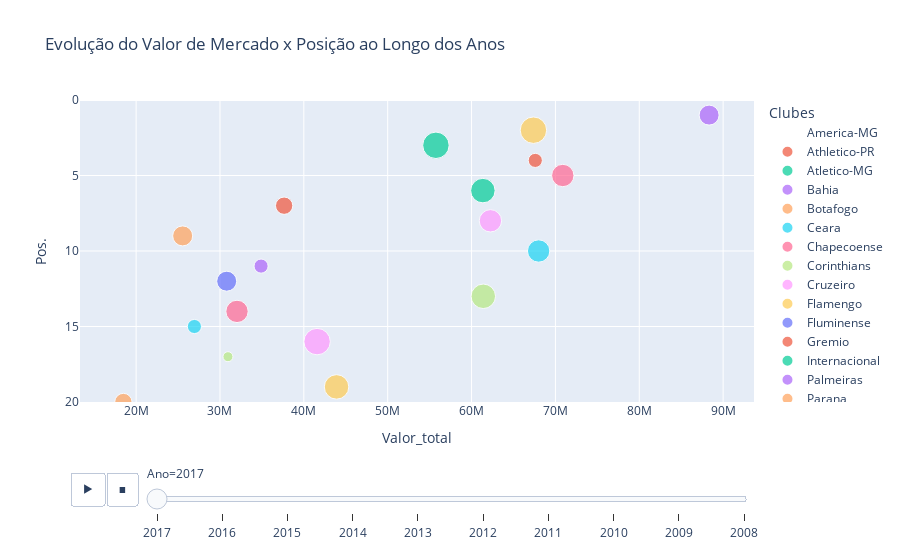

Notebook source saved alongside this figure:
### Markdown cell above
### **Gráfico de dispersão animado** mostrando evolução do valor × posição ao longo dos anos

### Code cell
# 4️⃣ Gráfico de dispersão animado — valor × posição ao longo dos anos
fig = px.scatter(df,
                 x='Valor_total',
                 y='Pos.',
                 animation_frame='Ano',
                 color='Clubes',
                 size='Estrangeiros',
                 hover_name='Clubes',
                 title='Evolução do Valor de Mercado x Posição ao Longo dos Anos',
                 range_y=[20, 0])  # inverte o eixo Y (1 = melhor posição)
fig.show()

### Figure 1 — Plotly figure (JSON) as saved in the notebook; plotly's stock layout.template omitted (floating-point values rounded to 4 significant figures)
{"data": [{"hovertemplate": "<b>%{hovertext}</b><br><br>Clubes=America-MG<br>Ano=2017<br>Valor_total=%{x}<br>Pos.=%{y}<br>Estrangeiros=%{marker.size}<extra></extra>", "hovertext": ["America-MG"], "legendgroup": "America-MG", "marker": {"color": "#636efa", "size": [0], "sizemode": "area", "sizeref": 0.02, "symbol": "circle"}, "mode": "markers", "name": "America-MG", "orientation": "v", "showlegend": true, "type": "scatter", "x": [27350000], "xaxis": "x", "y": [18], "yaxis": "y"}, {"hovertemplate": "<b>%{hovertext}</b><br><br>Clubes=Athletico-PR<br>Ano=2017<br>Valor_total=%{x}<br>Pos.=%{y}<br>Estrangeiros=%{marker.size}<extra></extra>", "hovertext": ["Athletico-PR"], "legendgroup": "Athletico-PR", "marker": {"color": "#EF553B", "size": [3], "sizemode": "area", "sizeref": 0.02, "symbol": "circle"}, "mode": "markers", "name": "Athletico-PR", "orientation": "v", "showlegend": true, "type": "scatter", "x": [37650000], "xaxis": "x", "y": [7], "yaxis": "y"}, {"hovertemplate": "<b>%{hovertext}</b><br><br>Clubes=Atletico-MG<br>Ano=2017<br>Valor_total=%{x}<br>Pos.=%{y}<br>Estrangeiros=%{marker.size}<extra></extra>", "hovertext": ["Atletico-MG"], "legendgroup": "Atletico-MG", "marker": {"color": "#00cc96", "size": [6], "sizemode": "area", "sizeref": 0.02, "symbol": "circle"}, "mode": "markers", "name": "Atletico-MG", "orientation": "v", "showlegend": true, "type": "scatter", "x": [61350000], "xaxis": "x", "y": [6], "yaxis": "y"}, {"hovertemplate": "<b>%{hovertext}</b><br><br>Clubes=Bahia<br>Ano=2017<br>Valor_total=%{x}<br>Pos.=%{y}<br>Estrangeiros=%{marker.size}<extra></extra>", "hovertext": ["Bahia"], "legendgroup": "Bahia", "marker": {"color": "#ab63fa", "size": [2], "sizemode": "area", "sizeref": 0.02, "symbol": "circle"}, "mode": "markers", "name": "Bahia", "orientation": "v", "showlegend": true, "type": "scatter", "x": [34900000], "xaxis": "x", "y": [11], "yaxis": "y"}, {"hovertemplate": "<b>%{hovertext}</b><br><br>Clubes=Botafogo<br>Ano=2017<br>Valor_total=%{x}<br>Pos.=%{y}<br>Estrangeiros=%{marker.size}<extra></extra>", "hovertext": ["Botafogo"], "legendgroup": "Botafogo", "marker": {"color": "#FFA15A", "size": [4], "sizemode": "area", "sizeref": 0.02, "symbol": "circle"}, "mode": "markers", "name": "Botafogo", "orientation": "v", "showlegend": true, "type": "scatter", "x": [25550000], "xaxis": "x", "y": [9], "yaxis": "y"}, {"hovertemplate": "<b>%{hovertext}</b><br><br>Clubes=Ceara<br>Ano=2017<br>Valor_total=%{x}<br>Pos.=%{y}<br>Estrangeiros=%{marker.size}<extra></extra>", "hovertext": ["Ceara"], "legendgroup": "Ceara", "marker": {"color": "#19d3f3", "size": [2], "sizemode": "area", "sizeref": 0.02, "symbol": "circle"}, "mode": "markers", "name": "Ceara", "orientation": "v", "showlegend": true, "type": "scatter", "x": [26950000], "xaxis": "x", "y": [15], "yaxis": "y"}, {"hovertemplate": "<b>%{hovertext}</b><br><br>Clubes=Chapecoense<br>Ano=2017<br>Valor_total=%{x}<br>Pos.=%{y}<br>Estrangeiros=%{marker.size}<extra></extra>", "hovertext": ["Chapecoense"], "legendgroup": "Chapecoense", "marker": {"color": "#FF6692", "size": [5], "sizemode": "area", "sizeref": 0.02, "symbol": "circle"}, "mode": "markers", "name": "Chapecoense", "orientation": "v", "showlegend": true, "type": "scatter", "x": [32030000], "xaxis": "x", "y": [14], "yaxis": "y"}, {"hovertemplate": "<b>%{hovertext}</b><br><br>Clubes=Corinthians<br>Ano=2017<br>Valor_total=%{x}<br>Pos.=%{y}<br>Estrangeiros=%{marker.size}<extra></extra>", "hovertext": ["Corinthians"], "legendgroup": "Corinthians", "marker": {"color": "#B6E880", "size": [6], "sizemode": "area", "sizeref": 0.02, "symbol": "circle"}, "mode": "markers", "name": "Corinthians", "orientation": "v", "showlegend": true, "type": "scatter", "x": [61400000], "xaxis": "x", "y": [13], "yaxis": "y"}, {"hovertemplate": "<b>%{hovertext}</b><br><br>Clubes=Cruzeiro<br>Ano=2017<br>Valor_total=%{x}<br>Pos.=%{y}<br>Estrangeiros=%{marker.size}<extra></extra>", "hovertext": ["Cruzeiro"], "legendgroup": "Cruzeiro", "marker": {"color": "#FF97FF", "size": [5], "sizemode": "area", "sizeref": 0.02, "symbol": "circle"}, "mode": "markers", "name": "Cruzeiro", "orientation": "v", "showlegend": true, "type": "scatter", "x": [62250000], "xaxis": "x", "y": [8], "yaxis": "y"}, {"hovertemplate": "<b>%{hovertext}</b><br><br>Clubes=Flamengo<br>Ano=2017<br>Valor_total=%{x}<br>Pos.=%{y}<br>Estrangeiros=%{marker.size}<extra></extra>", "hovertext": ["Flamengo"], "legendgroup": "Flamengo", "marker": {"color": "#FECB52", "size": [7], "sizemode": "area", "sizeref": 0.02, "symbol": "circle"}, "mode": "markers", "name": "Flamengo", "orientation": "v", "showlegend": true, "type": "scatter", "x": [67380000], "xaxis": "x", "y": [2], "yaxis": "y"}, {"hovertemplate": "<b>%{hovertext}</b><br><br>Clubes=Fluminense<br>Ano=2017<br>Valor_total=%{x}<br>Pos.=%{y}<br>Estrangeiros=%{marker.size}<extra></extra>", "hovertext": ["Fluminense"], "legendgroup": "Fluminense", "marker": {"color": "#636efa", "size": [4], "sizemode": "area", "sizeref": 0.02, "symbol": "circle"}, "mode": "markers", "name": "Fluminense", "orientation": "v", "showlegend": true, "type": "scatter", "x": [30800000], "xaxis": "x", "y": [12], "yaxis": "y"}, {"hovertemplate": "<b>%{hovertext}</b><br><br>Clubes=Gremio<br>Ano=2017<br>Valor_total=%{x}<br>Pos.=%{y}<br>Estrangeiros=%{marker.size}<extra></extra>", "hovertext": ["Gremio"], "legendgroup": "Gremio", "marker": {"color": "#EF553B", "size": [2], "sizemode": "area", "sizeref": 0.02, "symbol": "circle"}, "mode": "markers", "name": "Gremio", "orientation": "v", "showlegend": true, "type": "scatter", "x": [67600000], "xaxis": "x", "y": [4], "yaxis": "y"}, {"hovertemplate": "<b>%{hovertext}</b><br><br>Clubes=Internacional<br>Ano=2017<br>Valor_total=%{x}<br>Pos.=%{y}<br>Estrangeiros=%{marker.size}<extra></extra>", "hovertext": ["Internacional"], "legendgroup": "Internacional", "marker": {"color": "#00cc96", "size": [7], "sizemode": "area", "sizeref": 0.02, "symbol": "circle"}, "mode": "markers", "name": "Internacional", "orientation": "v", "showlegend": true, "type": "scatter", "x": [55750000], "xaxis": "x", "y": [3], "yaxis": "y"}, {"hovertemplate": "<b>%{hovertext}</b><br><br>Clubes=Palmeiras<br>Ano=2017<br>Valor_total=%{x}<br>Pos.=%{y}<br>Estrangeiros=%{marker.size}<extra></extra>", "hovertext": ["Palmeiras"], "legendgroup": "Palmeiras", "marker": {"color": "#ab63fa", "size": [4], "sizemode": "area", "sizeref": 0.02, "symbol": "circle"}, "mode": "markers", "name": "Palmeiras", "orientation": "v", "showlegend": true, "type": "scatter", "x": [88330000], "xaxis": "x", "y": [1], "yaxis": "y"}, {"hovertemplate": "<b>%{hovertext}</b><br><br>Clubes=Parana<br>Ano=2017<br>Valor_total=%{x}<br>Pos.=%{y}<br>Estrangeiros=%{marker.size}<extra></extra>", "hovertext": ["Parana"], "legendgroup": "Parana", "marker": {"color": "#FFA15A", "size": [3], "sizemode": "area", "sizeref": 0.02, "symbol": "circle"}, "mode": "markers", "name": "Parana", "orientation": "v", "showlegend": true, "type": "scatter", "x": [18480000], "xaxis": "x", "y": [20], "yaxis": "y"}, {"hovertemplate": "<b>%{hovertext}</b><br><br>Clubes=Santos<br>Ano=2017<br>Valor_total=%{x}<br>Pos.=%{y}<br>Estrangeiros=%{marker.size}<extra></extra>", "hovertext": ["Santos"], "legendgroup": "Santos", "marker": {"color": "#19d3f3", "size": [5], "sizemode": "area", "sizeref": 0.02, "symbol": "circle"}, "mode": "markers", "name": "Santos", "orientation": "v", "showlegend": true, "type": "scatter", "x": [68000000], "xaxis": "x", "y": [10], "yaxis": "y"}, {"hovertemplate": "<b>%{hovertext}</b><br><br>Clubes=Sao Paulo<br>Ano=2017<br>Valor_total=%{x}<br>Pos.=%{y}<br>Estrangeiros=%{marker.size}<extra></extra>", "hovertext": ["Sao Paulo"], "legendgroup": "Sao Paulo", "marker": {"color": "#FF6692", "size": [5], "sizemode": "area", "sizeref": 0.02, "symbol": "circle"}, "mode": "markers", "name": "Sao Paulo", "orientation": "v", "showlegend": true, "type": "scatter", "x": [70880000], "xaxis": "x", "y": [5], "yaxis": "y"}, {"hovertemplate": "<b>%{hovertext}</b><br><br>Clubes=Sport<br>Ano=2017<br>Valor_total=%{x}<br>Pos.=%{y}<br>Estrangeiros=%{marker.size}<extra></extra>", "hovertext": ["Sport"], "legendgroup": "Sport", "marker": {"color": "#B6E880", "size": [1], "sizemode": "area", "sizeref": 0.02, "symbol": "circle"}, "mode": "markers", "name": "Sport", "orientation": "v", "showlegend": true, "type": "scatter", "x": [30950000], "xaxis": "x", "y": [17], "yaxis": "y"}, {"hovertemplate": "<b>%{hovertext}</b><br><br>Clubes=Vasco<br>Ano=2017<br>Valor_total=%{x}<br>Pos.=%{y}<br>Estrangeiros=%{marker.size}<extra></extra>", "hovertext": ["Vasco"], "legendgroup": "Vasco", "marker": {"color": "#FF97FF", "size": [7], "sizemode": "area", "sizeref": 0.02, "symbol": "circle"}, "mode": "markers", "name": "Vasco", "orientation": "v", "showlegend": true, "type": "scatter", "x": [41580000], "xaxis": "x", "y": [16], "yaxis": "y"}, {"hovertemplate": "<b>%{hovertext}</b><br><br>Clubes=Vitoria<br>Ano=2017<br>Valor_total=%{x}<br>Pos.=%{y}<br>Estrangeiros=%{marker.size}<extra></extra>", "hovertext": ["Vitoria"], "legendgroup": "Vitoria", "marker": {"color": "#FECB52", "size": [6], "sizemode": "area", "sizeref": 0.02, "symbol": "circle"}, "mode": "markers", "name": "Vitoria", "orientation": "v", "showlegend": true, "type": "scatter", "x": [43900000], "xaxis": "x", "y": [19], "yaxis": "y"}], "layout": {"legend": {"itemsizing": "constant", "title": {"text": "Clubes"}, "tracegroupgap": 0}, "sliders": [{"active": 0, "currentvalue": {"prefix": "Ano="}, "len": 0.9, "pad": {"b": 10, "t": 60}, "steps": [{"args": [["2017"], {"frame": {"duration": 0, "redraw": false}, "fromcurrent": true, "mode": "immediate", "transition": {"duration": 0, "easing": "linear"}}], "label": "2017", "method": "animate"}, {"args": [["2016"], {"frame": {"duration": 0, "redraw": false}, "fromcurrent": true, "mode": "immediate", "transition": {"duration": 0, "easing": "linear"}}], "label": "2016", "method": "animate"}, {"args": [["2015"], {"frame": {"duration": 0, "redraw": false}, "fromcurrent": true, "mode": "immediate", "transition": {"duration": 0, "easing": "linear"}}], "label": "2015", "method": "animate"}, {"args": [["2014"], {"frame": {"duration": 0, "redraw": false}, "fromcurrent": true, "mode": "immediate", "transition": {"duration": 0, "easing": "linear"}}], "label": "2014", "method": "animate"}, {"args": [["2013"], {"frame": {"duration": 0, "redraw": false}, "fromcurrent": true, "mode": "immediate", "transition": {"duration": 0, "easing": "linear"}}], "label": "2013", "method": "animate"}, {"args": [["2012"], {"frame": {"duration": 0, "redraw": false}, "fromcurrent": true, "mode": "immediate", "transition": {"duration": 0, "easing": "linear"}}], "label": "2012", "method": "animate"}, {"args": [["2011"], {"frame": {"duration": 0, "redraw": false}, "fromcurrent": true, "mode": "immediate", "transition": {"duration": 0, "easing": "linear"}}], "label": "2011", "method": "animate"}, {"args": [["2010"], {"frame": {"duration": 0, "redraw": false}, "fromcurrent": true, "mode": "immediate", "transition": {"duration": 0, "easing": "linear"}}], "label": "2010", "method": "animate"}, {"args": [["2009"], {"frame": {"duration": 0, "redraw": false}, "fromcurrent": true, "mode": "immediate", "transition": {"duration": 0, "easing": "linear"}}], "label": "2009", "method": "animate"}, {"args": [["2008"], {"frame": {"duration": 0, "redraw": false}, "fromcurrent": true, "mode": "immediate", "transition": {"duration": 0, "easing": "linear"}}], "label": "2008", "method": "animate"}], "x": 0.1, "xanchor": "left", "y": 0, "yanchor": "top"}], "title": {"text": "Evolução do Valor de Mercado x Posição ao Longo dos Anos"}, "updatemenus": [{"buttons": [{"args": [null, {"frame": {"duration": 500, "redraw": false}, "fromcurrent": true, "mode": "immediate", "transition": {"duration": 500, "easing": "linear"}}], "label": "&#9654;", "method": "animate"}, {"args": [[null], {"frame": {"duration": 0, "redraw": false}, "fromcurrent": true, "mode": "immediate", "transition": {"duration": 0, "easing": "linear"}}], "label": "&#9724;", "method": "animate"}], "direction": "left", "pad": {"r": 10, "t": 70}, "showactive": false, "type": "buttons", "x": 0.1, "xanchor": "right", "y": 0, "yanchor": "top"}], "xaxis": {"anchor": "y", "domain": [0, 1], "title": {"text": "Valor_total"}}, "yaxis": {"anchor": "x", "domain": [0, 1], "range": [20, 0], "title": {"text": "Pos."}}}}
